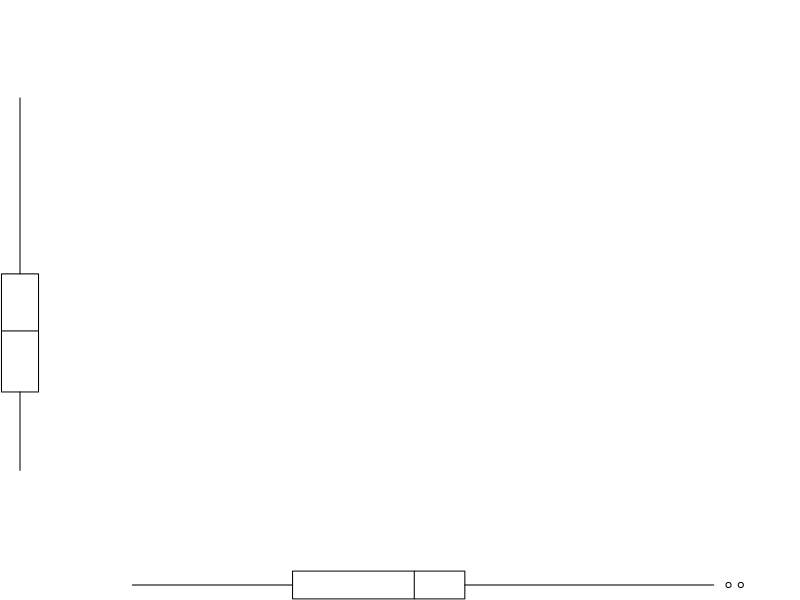

Reproduce this figure in R. (Note: this script raises an error after producing the figure.)
#Author: Phil Jeffries
#3-15-2016
#CSC311
#Lab 7, chapter 11
#More Exciting Graphics

#11.2
attach(mtcars)
library(car)
scatterplot(mpg ~ wt | cyl, data=mtcars, lwd=2, span=0.75,
            main="Scatter Plot of MPG vs. Weight by # Cylinderes",
            xlab="Weight of Car (lbs/1000)",
            ylab="Miles Per Gallon",
            legend.plot=TRUE,
            id.method="identify",
            labels=row.names(mtcars),
            boxplots="xy")
detach(mtcars)

#11.4
#scatter plots of mpg vs. disp vs. drat vs. wt.  total of 12 graphs
library(car)
scatterplotMatrix(~ mpg + disp + drat + wt, data=mtcars,
            spread=FALSE, smoother.args=list(lty=2),
            main="Scatter Plot Matrix via car Packages")

#11.5
set.seed(1234)
n <- 10000
c1 <- matrix(rnorm(n, mean=0, sd=.5), ncol=2)
c2 <- matrix(rnorm(n, mean=3, sd=2), ncol=2)
mydata <- rbind(c1, c2)
mydata <- as.data.frame(mydata)
names(mydata) <- c("x", "y")
#this scatter plot has points for each of the locations created from the matrix
with(mydata, plot(x,y, pch=19, main="Scatter Plot with 10,000 Observations"))

#11.6
#this has the same data as the scater plot but it uses light and darkness to show density
with(mydata, smoothScatter(x,y,main="Scatter Plot Colored by Smoothed Densities"))

#11.8
#3D scatter plot of wt, disp, and mpg
library(scatterplot3d)
attach(mtcars)
scatterplot3d(wt, disp, mpg, main="Basic 3D Scatter Plot")
detach(mtcars)

#11.9
library(scatterplot3d)
attach(mtcars)
scatterplot3d(wt, disp, mpg, pch=16, highlight.3d = TRUE, 
              type="h", main="3D Scatter Plot with Vertical Lines")
detach(mtcars)

#11.13
attach(mtcars)
r <- sqrt(disp/pi)
symbols(wt, mpg, circle = r, inches=0.30,
        fg="white", bg="lightblue",
        main="Bubble Plot with point size proportional to displacement",
        ylab="Miles Per Gallon",
        xlab="Weight of Car (lbs/1000)")
text(wt, mpg, rownames(mtcars), cex=0.6)
detach(mtcars)

#11.16
Orange$Tree <- as.numeric(Orange$Tree)
ntrees <- max(Orange$Tree)

xrange <- range(Orange$age)
yrange <- range(Orange$circumference)

#sets up the plot
plot(xrange, yrange, type="n",xlab = "Age (days)",
     ylab="Circumference (mm)"
     )

#adds lines
colors <- rainbow(ntrees)
linetype <- c(1:ntrees)
plotchar <- seq(18, 18+ntrees, 1)
for (i in 1:ntrees) {
 tree <- subset(Orange, Tree==i)
 lines(tree$age, tree$circumference, type="b", lwd=2, lty=linetype[i], col=colors[i],
       pch=plotchar[i])
}

#adds legend
title("Tree Growth", "example of line plot")
legend(xrange[1], yrange[2], 1:ntrees, cex=0.8, col=colors,
       pch=plotchar, lty=linetylpe, title="Tree")

#11.20
#both creaete the same graph
library(vcd)
mosaic(Titanic, shade=TRUE, legend=TRUE)

library(vcd)
mosaic(~Class+Sex+Age+Survived, data=Titanic, shade=TRUE, legend=TRUE)
